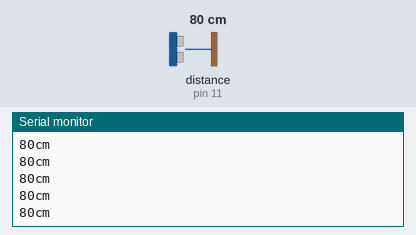
This sketch was run on a simulated Arduino Uno, built with avr-gcc and run on an emulated ATmega328P. On the bench: the last lines printed to the serial monitor. Wiring (inferred from the names in the program): ultrasonic range finder: trigger pin 10; echo pin 11. Inputs (shaded band) come from the test bench; at power-on: distance to the obstacle (sensor on pin 11) 80 cm. The echo pulse lasts 58.3 µs per cm.

Above: at 1.2 s.
1.3 s: distance to the obstacle (sensor on pin 11) set to 2 cm
At 1.71 s:
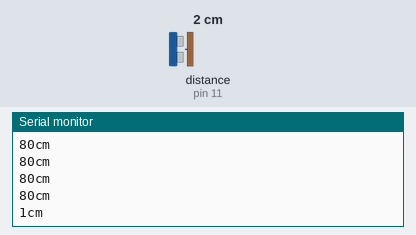
2.8 s: distance to the obstacle (sensor on pin 11) set to 9 cm
At 2.97 s:
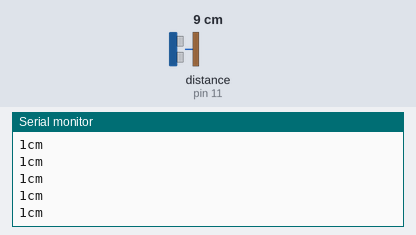
Timing chart, 0 to 5.8 s (numbered marks = the images above; inputs shaded):
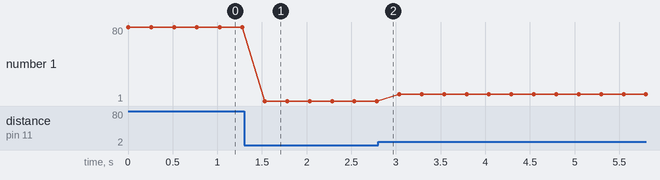

The sketch:

HC-SR05_dalnomer_liba_small.ino
```cpp
// пример скетча с дальномером акустическим HC-SR05. работает как эхолот на отраженном сигнале
// читай амперку можно сделать минимум строк но надо загрузить библиотеку от туда
int trigPin = 10;
int echoPin = 11;

void setup() {

  Serial.begin(9600);
  pinMode(trigPin, OUTPUT);
  pinMode(echoPin, INPUT);

}

void loop() {

  int duration, distance;
  digitalWrite(trigPin, LOW);  // для большей точности
  delayMicroseconds(2);
  digitalWrite(trigPin, HIGH);  // устанвл для начала замера
  delayMicroseconds(10);  // столько нужно держать HIGH чтоб начать замер
  digitalWrite(trigPin, LOW);
  duration = pulseIn(echoPin, HIGH); // узнаем длительность высокого сигнала на пине Echo
  distance = duration / 58; // считаем расстояние (используется значение скорости звука)
  Serial.print(distance);
  Serial.println("cm");
  delay(250);

}
```

Measured:
- after the input at 1.3 s, the serial monitor: prints a new line after 0.23 s (image 1)
- plotted number 1: 80 → 1 after the input at 1.3 s, 1 → 8 after the input at 2.8 s
